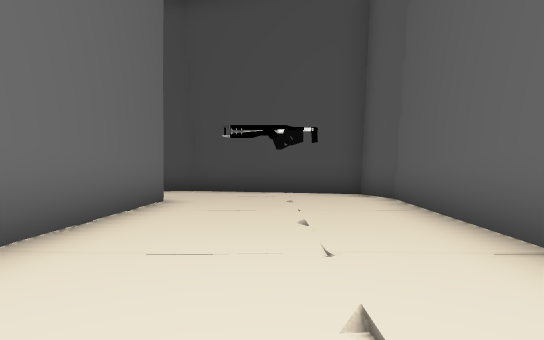
View 1 (above)

22 first-person views from a walk through a Unity game level. The camera is 1.2 m above the floor, looks level and sees 80° across. The floor is counted in squares, 2 m on a side. Each view is taken from the middle of a square. On the plan, view 1 faces up. The plan holds only what a view shows up to about 10 squares ahead; the rest is blank. The place goes on beyond the plan. The player is left out. Some surface patterns are stand-ins.

View 2
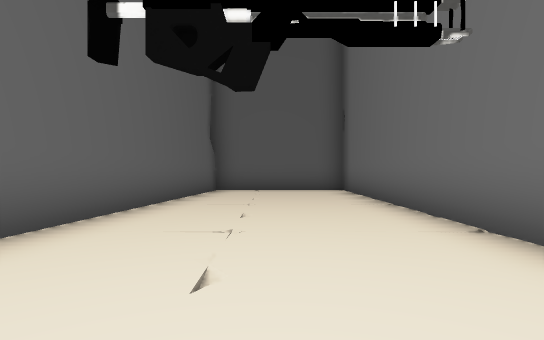

View 3
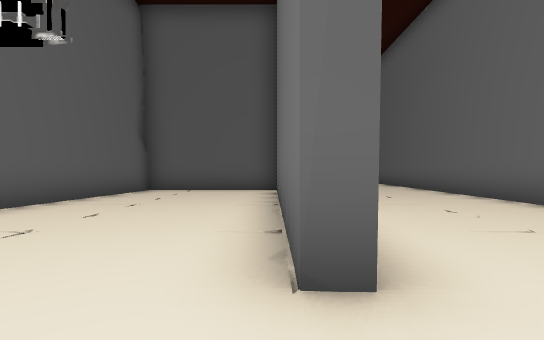

View 4
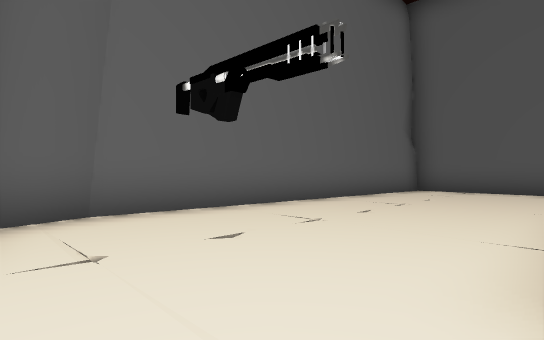

View 5
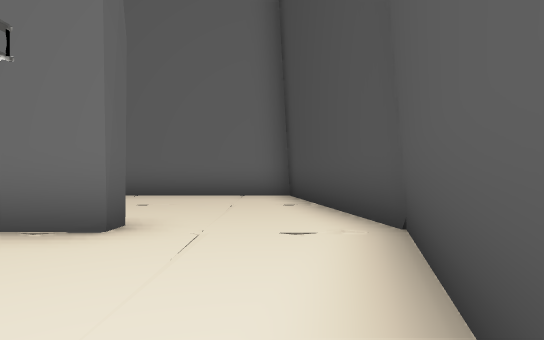

View 6
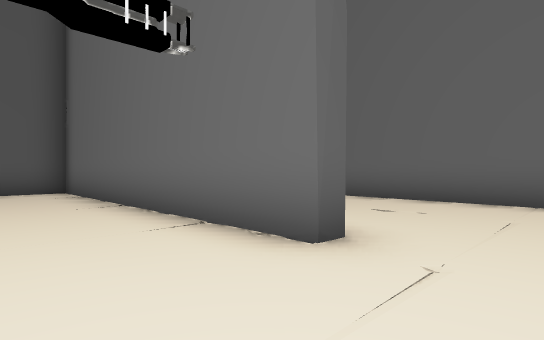

View 7
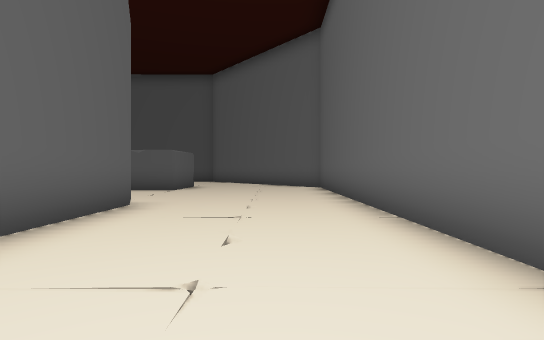

View 8
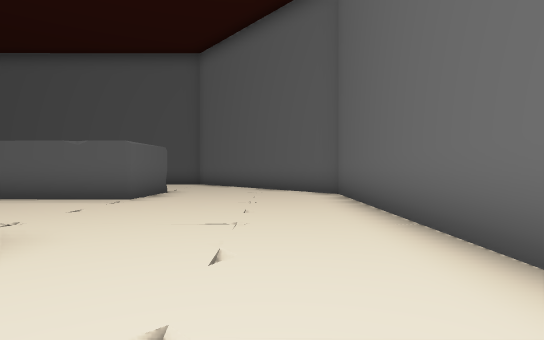

View 9
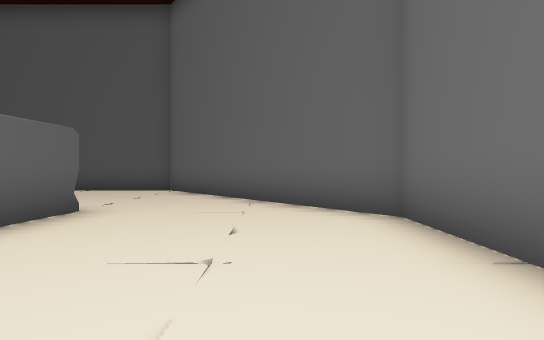

View 10
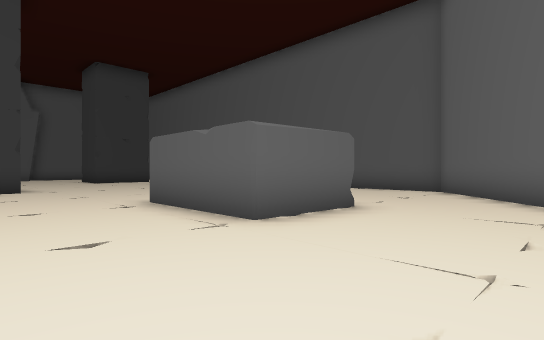

View 11
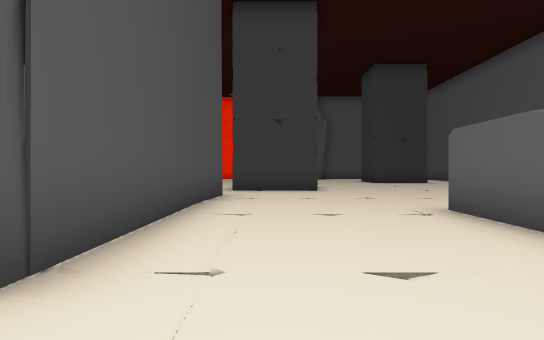

View 12
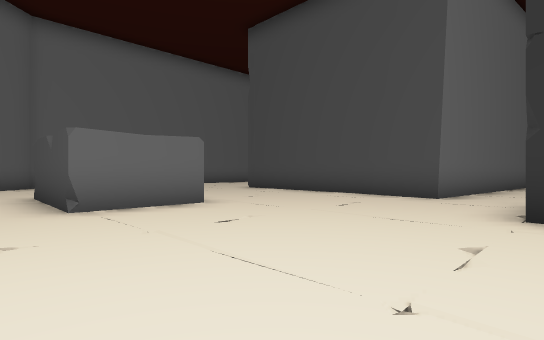

View 13
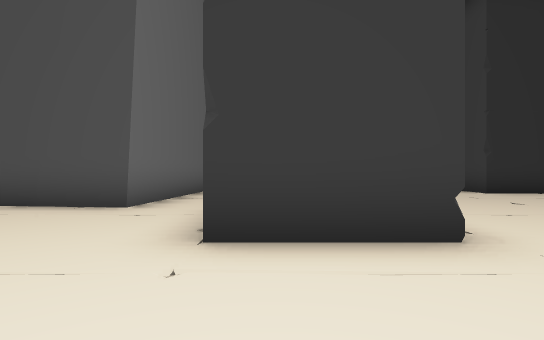

View 14
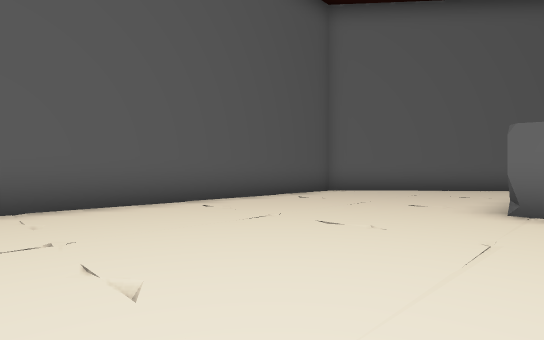

View 15
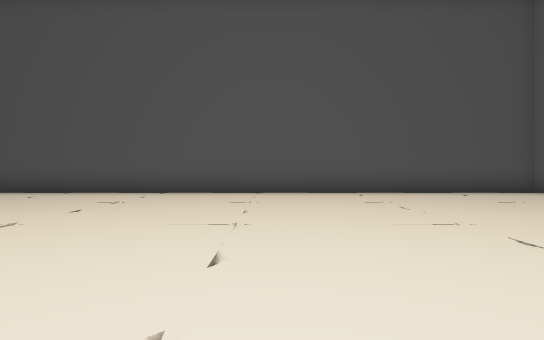

View 16
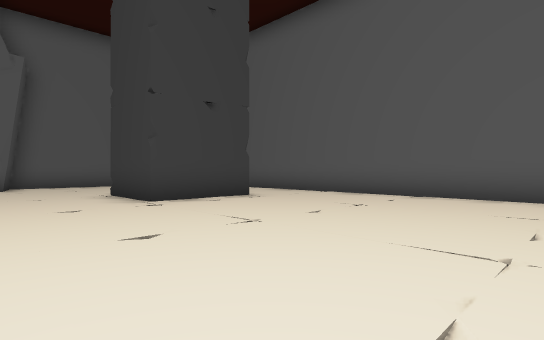

View 17
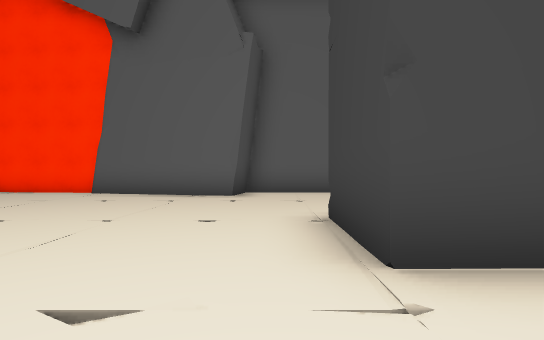

View 18
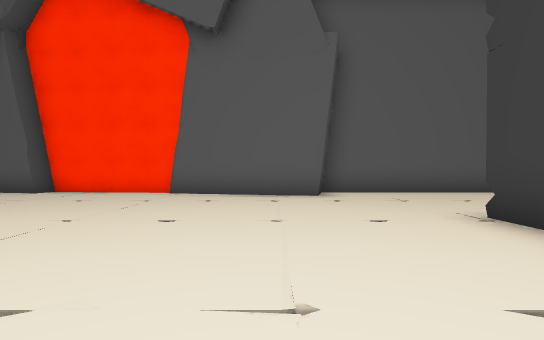

View 19
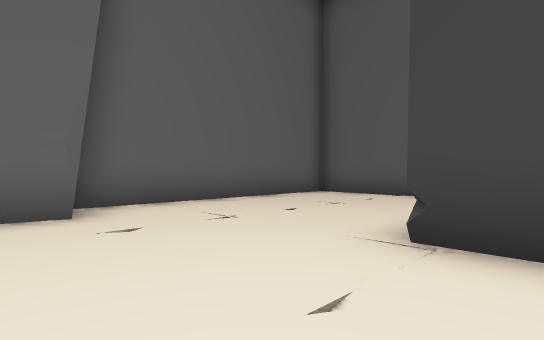

View 20
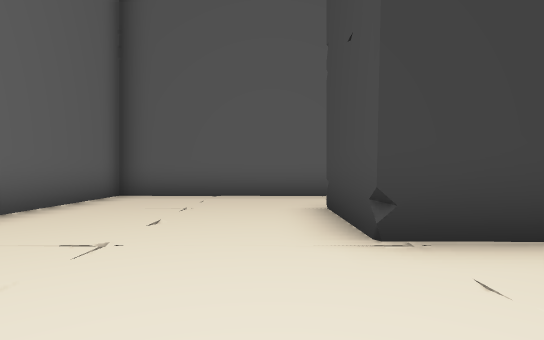

View 21
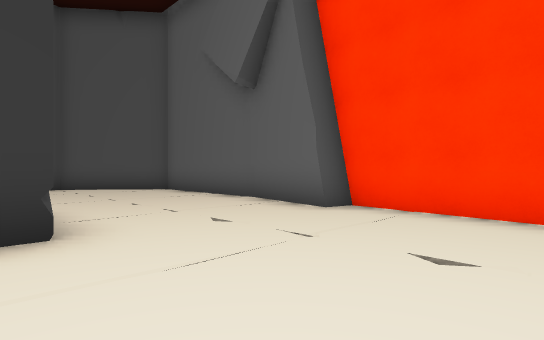

View 22
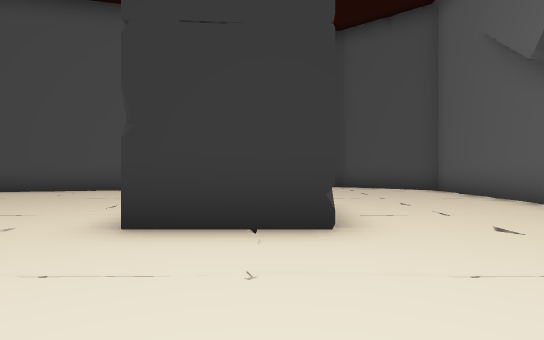

### Floor plan
Points are (right, up) in squares from view 1. A wall is a line through its corners. A room is listed if a view was taken in it or the views show most of it. See-through windows are left out.
Room 1 (views 1, 2, 3, 4, 5, 6)
walls: (-2.6, 6.4) (-2.1, 6.4) (-2.1, -1.6) (1.7, -1.6) (2.6, 6.7) (2.2, 8) (-2.2, 9.3)
ways out: opening at (-2, 7.5) to room 2
Room 2 (views 7, 8, 9, 10, 11, 12, 13, 14, 15, 16, 17, 18, 19, 20, 21, 22)
walls: (2.3, -1.7) (-2.6, -1.6) (-2.6, 1.1); (4.3, 3.5) (3.7, -1.8) (2, -1.6); (8.6, 7.6) (5.6, 6.8); (17.5, -2.5) (17.9, 1.1) (17.3, 1.2) (17.8, 3.5); (17.8, 3.3) (17.8, 7.5) (15.3, 9.5); (-2.2, 9.3) (-6.6, 8.4) (-6.7, -7.1) (-2, -12.6) (17.6, -12.6) (17.7, -6.4) (16.6, -6.1) (17.4, -2.3)
ways out: opening at (-2, 7.5) to room 1
objects: other object (-2, -8) to (1, -6); other object (6, -4) to (8, -4); other object (6, -3) to (7, -3); other object (6, -2); other object (11, -10) to (13, -8); other object (12, -9); other object (12, 1)

Where each view was taken, in squares from view 1:
view 1: 0 up, 0 right, facing up
view 2: 8 up, 0 right, facing down
view 3: 8 up, 2 left, facing down
view 4: 8 up, 2 left, facing down-right
view 5: 8 up, 1 right, facing left
view 6: 8 up, 0 right, facing down-left
view 7: 4 up, 5 left, facing down
view 8: 1 up, 5 left, facing down
view 9: 3 down, 5 left, facing down
view 10: 3 down, 5 left, facing down-right
view 11: 3 down, 4 left, facing right
view 12: 9 down, 6 right, facing up-left
view 13: 7 down, 6 right, facing up
view 14: 7 down, 6 right, facing down-left
view 15: 4 down, 5 right, facing down
view 16: 5 down, 5 right, facing down-right
view 17: 7 down, 9 right, facing right
view 18: 5 down, 9 right, facing right
view 19: 5 down, 12 right, facing down-right
view 20: 5 down, 14 right, facing down
view 21: 2 down, 13 right, facing up-right
view 22: 2 down, 13 right, facing up
